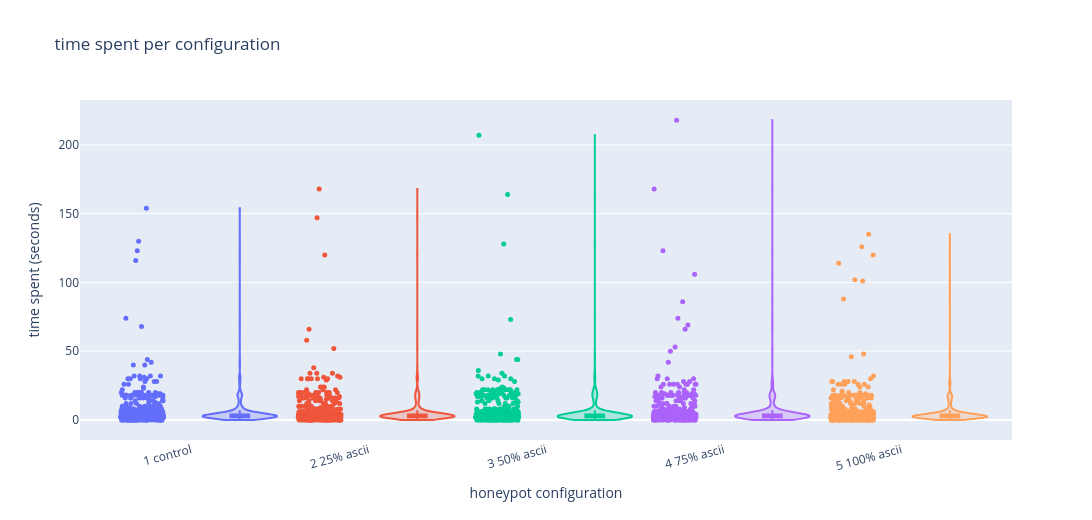

The notebook cell this image was saved under:
### Markdown cell above
## Time spent per configuration, excluding timeouts

Same plot after dropping sessions that reached the 5 minute limit. If the violins barely change, almost nobody was stopped by the time limit.

### Code cell
print(f"removed {int(df['hit_time_limit'].sum())} attacks that reached the time limit")
print(f"remaining attacks: {len(kept)}")
fig_time_all, plot_time_all = make_violin(
    df.loc[df["session_seconds"] <= 250].copy(),
    "session_seconds",
    "time spent per configuration",
    "time spent (seconds)",
)
fig_time_all.show()
print_summary(plot_time_all, "session_seconds", duration=True)

df.loc[df["session_seconds"] <= 250],

### Figure 1 — Plotly figure (JSON) as saved in the notebook; plotly's stock layout.template omitted (floating-point values rounded to 4 significant figures; data arrays with more than 128 entries replaced by an {"elided": "..."} marker saying what was removed)
{"data": [{"hovertemplate": "1 control<br>time spent (seconds)=%{y}<extra></extra>", "marker": {"color": "#636EFA", "opacity": 1, "size": 5}, "mode": "markers", "name": "1 control observations", "type": "scatter", "x": {"elided": "691 float values"}, "y": {"elided": "691 int values"}}, {"box": {"visible": true}, "fillcolor": "rgba(99, 110, 250, 0.25)", "hovertemplate": "1 control<br>time spent (seconds)=%{y}<extra></extra>", "line": {"color": "#636EFA", "width": 2}, "meanline": {"visible": false}, "name": "1 control distribution", "points": false, "spanmode": "hard", "type": "violin", "width": 0.42, "x": {"elided": "691 float values"}, "y": {"elided": "691 int values"}}, {"hovertemplate": "2 25% ascii<br>time spent (seconds)=%{y}<extra></extra>", "marker": {"color": "#EF553B", "opacity": 1, "size": 5}, "mode": "markers", "name": "2 25% ascii observations", "type": "scatter", "x": {"elided": "759 float values"}, "y": {"elided": "759 int values"}}, {"box": {"visible": true}, "fillcolor": "rgba(239, 85, 59, 0.25)", "hovertemplate": "2 25% ascii<br>time spent (seconds)=%{y}<extra></extra>", "line": {"color": "#EF553B", "width": 2}, "meanline": {"visible": false}, "name": "2 25% ascii distribution", "points": false, "spanmode": "hard", "type": "violin", "width": 0.42, "x": {"elided": "759 float values"}, "y": {"elided": "759 int values"}}, {"hovertemplate": "3 50% ascii<br>time spent (seconds)=%{y}<extra></extra>", "marker": {"color": "#00CC96", "opacity": 1, "size": 5}, "mode": "markers", "name": "3 50% ascii observations", "type": "scatter", "x": {"elided": "754 float values"}, "y": {"elided": "754 int values"}}, {"box": {"visible": true}, "fillcolor": "rgba(0, 204, 150, 0.25)", "hovertemplate": "3 50% ascii<br>time spent (seconds)=%{y}<extra></extra>", "line": {"color": "#00CC96", "width": 2}, "meanline": {"visible": false}, "name": "3 50% ascii distribution", "points": false, "spanmode": "hard", "type": "violin", "width": 0.42, "x": {"elided": "754 float values"}, "y": {"elided": "754 int values"}}, {"hovertemplate": "4 75% ascii<br>time spent (seconds)=%{y}<extra></extra>", "marker": {"color": "#AB63FA", "opacity": 1, "size": 5}, "mode": "markers", "name": "4 75% ascii observations", "type": "scatter", "x": {"elided": "750 float values"}, "y": {"elided": "750 int values"}}, {"box": {"visible": true}, "fillcolor": "rgba(171, 99, 250, 0.25)", "hovertemplate": "4 75% ascii<br>time spent (seconds)=%{y}<extra></extra>", "line": {"color": "#AB63FA", "width": 2}, "meanline": {"visible": false}, "name": "4 75% ascii distribution", "points": false, "spanmode": "hard", "type": "violin", "width": 0.42, "x": {"elided": "750 float values"}, "y": {"elided": "750 int values"}}, {"hovertemplate": "5 100% ascii<br>time spent (seconds)=%{y}<extra></extra>", "marker": {"color": "#FFA15A", "opacity": 1, "size": 5}, "mode": "markers", "name": "5 100% ascii observations", "type": "scatter", "x": {"elided": "755 float values"}, "y": {"elided": "755 int values"}}, {"box": {"visible": true}, "fillcolor": "rgba(255, 161, 90, 0.25)", "hovertemplate": "5 100% ascii<br>time spent (seconds)=%{y}<extra></extra>", "line": {"color": "#FFA15A", "width": 2}, "meanline": {"visible": false}, "name": "5 100% ascii distribution", "points": false, "spanmode": "hard", "type": "violin", "width": 0.42, "x": {"elided": "755 float values"}, "y": {"elided": "755 int values"}}], "layout": {"height": 520, "showlegend": false, "title": {"text": "time spent per configuration"}, "violingap": 0, "violinmode": "overlay", "width": 1300, "xaxis": {"range": [-0.35, 4.9], "tickangle": -15, "tickmode": "array", "ticktext": ["1 control", "2 25% ascii", "3 50% ascii", "4 75% ascii", "5 100% ascii"], "tickvals": [0.275, 1.275, 2.275, 3.275, 4.275], "title": {"text": "honeypot configuration"}}, "yaxis": {"title": {"text": "time spent (seconds)"}}}}
